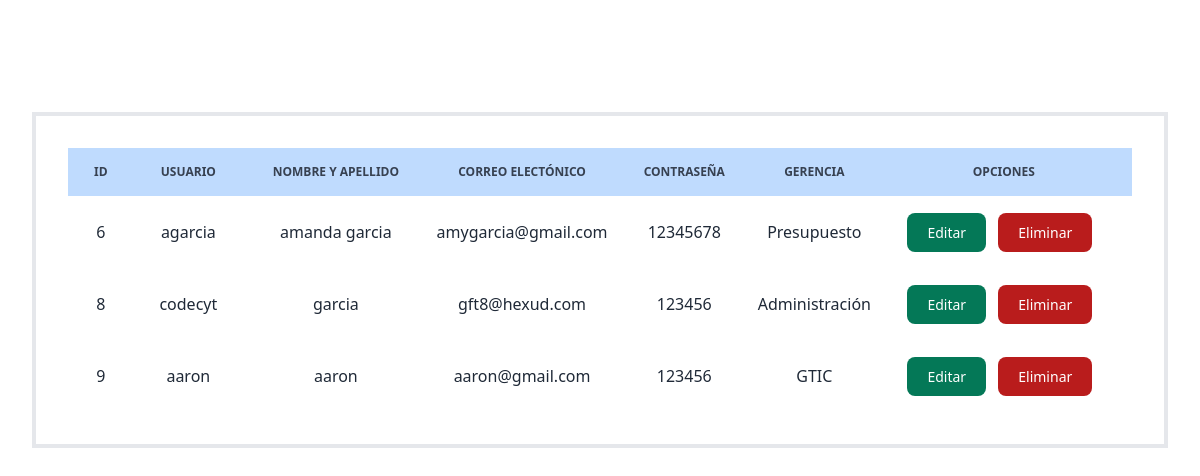
Screenshot of /php/tabla.php with the database file from the repository.
### tables this page shows
CREATE TABLE `usuario` (
  `IdUsuarios` int NOT NULL,
  `NombreCompleto` varchar(500) DEFAULT NULL,
  `Usuarios` varchar(100) NOT NULL,
  `email` varchar(255) NOT NULL,
  `Clave` varchar(255) DEFAULT NULL,
  `Fecha` datetime NOT NULL,
  `IdPermisos` int NOT NULL
);

CREATE TABLE `permisos` (
  `IdPermisos` int NOT NULL,
  `Gerencias` varchar(500) DEFAULT NULL
);

### php/tabla.php (the view, shortened to what this page needs)
<!DOCTYPE html>
<html lang="es">
<head>
    <link rel="stylesheet" href="https://cdnjs.cloudflare.com/ajax/libs/tailwindcss/2.2.19/tailwind.min.css">
</head>
<body>
<div class=" max-w-fit	p-8 my-10 ">
<div class=" max-w-fit	p-8 my-10  border-4">
<?php
include "conexion.php";
$sql1= "SELECT usuario.IdUsuarios, usuario.Usuarios, usuario.NombreCompleto, usuario.email, usuario.Clave, permisos.Gerencias, permisos.IdPermisos FROM usuario, permisos WHERE (usuario.IdPermisos = permisos.IdPermisos)  order by IdUsuarios";
$query = $con->query($sql1);
?>
<?php if($query->num_rows>0):?>
	<table class='w-full text-gray-800 dark:text-gray-400 border-solid border-gray-600' >
<thead class='text-xs text-gray-700 uppercase bg-blue-200 dark:bg-gray-700 dark:text-gray-400'>
	<tr>
	<th scope='col' class='py-4 px-6 text-center'>ID</th>
	<th scope='col' class='py-4 px-6 text-center'>USUARIO</th>
	<th scope='col' class='py-4 px-6 text-center'>NOMBRE Y APELLIDO</th>
	<th scope='col' class='py-4 px-6 text-center'>CORREO ELECTÓNICO</th>
	<th scope='col' class='py-4 px-6 text-center'>CONTRASEÑA</th>
	<th scope='col' class='py-4 px-6 text-center'>GERENCIA</th>
	<th  colspan='2' scope='col' class='py-3 px-6 text-center'>OPCIONES</th>
	</tr>
	</thead>
<?php while ($r=$query->fetch_array()):?>
<tr class='py-3 px-6'>
<tbody>
	<td class='text-center py-4'><?php echo $r["IdUsuarios"]; ?></td>
	<td class='text-center py-4'><?php echo $r["Usuarios"]; ?></td>
	<td class='text-center py-4'><?php echo $r["NombreCompleto"]; ?></td>
	<td class='text-center py-4'><?php echo $r["email"]; ?></td>
	<td class='text-center py-4'><?php echo $r["Clave"]; ?></td>
	<td class='text-center py-4'><?php echo $r["Gerencias"]; ?></td>
	<td td colspan='2' scope='col'  class='py-6 px-6 text-center'>
		<a href="./editar.php?IdUsuarios=<?php echo $r["IdUsuarios"];?>" class="focus:outline-none text-white bg-green-700 hover:bg-green-800 focus:ring-4 focus:ring-green-300 font-medium rounded-lg text-sm px-5 py-2.5 mr-2 mb-2 dark:bg-green-600 dark:hover:bg-green-700 dark:focus:ring-green-800'">Editar</a>
		<a href='./eliminar.php?IdUsuarios="<?php echo $r['IdUsuarios'];?>"' class='focus:outline-none text-white bg-red-700 hover:bg-red-800 focus:ring-4 focus:ring-red-300 font-medium rounded-lg text-sm px-5 py-2.5 mr-2 mb-2 dark:bg-red-600 dark:hover:bg-red-700 dark:focus:ring-red-900'>Eliminar</a>
	</td>
</tr>
<?php endwhile;?>
</table>
<?php else:?>
	<p class="">No hay resultados</p>
<?php endif;?>
</div>
</div>
</body>
</html>

### rows the page displays
usuario: IdUsuarios "6", Usuarios "agarcia", NombreCompleto "amanda garcia", email "amygarcia@gmail.com", Clave "12345678", IdPermisos.Gerencias "Presupuesto"
usuario: IdUsuarios "8", Usuarios "codecyt", NombreCompleto "garcia", email "gft8@hexud.com", Clave "123456", IdPermisos.Gerencias "Administración"
usuario: IdUsuarios "9", Usuarios "aaron", NombreCompleto "aaron", email "aaron@gmail.com", Clave "123456", IdPermisos.Gerencias "GTIC"
